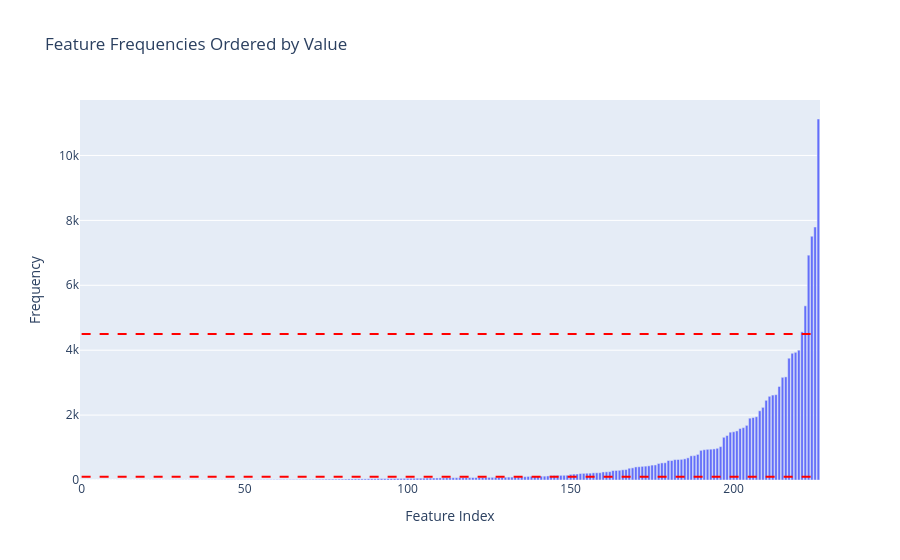

Source (notebook cell):
### Code cell
import plotly.express as px

# Add an index column to the DataFrame
frequency_df_sorted = frequency_df.sort_values(by="Frequency", ascending=True).reset_index(drop=True)
frequency_df_sorted["Index"] = frequency_df_sorted.index

# Create the bar plot
fig = px.bar(
    frequency_df_sorted,
    x="Index",  # Use the index as the x-axis
    y="Frequency",  # Use the frequency as the y-axis
    hover_data={"Feature": True, "Frequency": True},  # Show feature and frequency on hover
    labels={"Index": "Feature Index", "Frequency": "Frequency"},  # Axis labels
    title="Feature Frequencies Ordered by Value"
)

# Add horizontal red lines for lower_bound and upper_bound
lower_bound = 100
upper_bound = 4500

fig.add_shape(
    type="line",
    x0=0, x1=len(frequency_df_sorted) - 1,  # Span the entire x-axis
    y0=lower_bound, y1=lower_bound,  # Horizontal line at lower_bound
    line=dict(color="red", width=2, dash="dash"),  # Red dashed line
    name="Lower Bound"
)

fig.add_shape(
    type="line",
    x0=0, x1=len(frequency_df_sorted) - 1,  # Span the entire x-axis
    y0=upper_bound, y1=upper_bound,  # Horizontal line at upper_bound
    line=dict(color="red", width=2, dash="dash"),  # Red dashed line
    name="Upper Bound"
)

# Update layout for better readability
fig.update_layout(
    xaxis=dict(title="Feature Index"),
    yaxis=dict(title="Frequency"),
    showlegend=False
)

# Show the plot
fig.show()

### Figure 1 — Plotly figure (JSON) as saved in the notebook; plotly's stock layout.template omitted (floating-point values rounded to 4 significant figures; data arrays with more than 128 entries replaced by an {"elided": "..."} marker saying what was removed)
{"data": [{"alignmentgroup": "True", "customdata": {"elided": "227x1 str values"}, "hovertemplate": "Feature Index=%{x}<br>Frequency=%{y}<br>Feature=%{customdata[0]}<extra></extra>", "legendgroup": "", "marker": {"color": "#636efa", "pattern": {"shape": ""}}, "name": "", "offsetgroup": "", "orientation": "v", "showlegend": false, "textposition": "auto", "type": "bar", "x": {"elided": "227 int values"}, "xaxis": "x", "y": {"elided": "227 int values"}, "yaxis": "y"}], "layout": {"barmode": "relative", "legend": {"tracegroupgap": 0}, "shapes": [{"line": {"color": "red", "dash": "dash", "width": 2}, "name": "Lower Bound", "type": "line", "x0": 0, "x1": 226, "y0": 100, "y1": 100}, {"line": {"color": "red", "dash": "dash", "width": 2}, "name": "Upper Bound", "type": "line", "x0": 0, "x1": 226, "y0": 4500, "y1": 4500}], "showlegend": false, "title": {"text": "Feature Frequencies Ordered by Value"}, "xaxis": {"anchor": "y", "domain": [0, 1], "title": {"text": "Feature Index"}}, "yaxis": {"anchor": "x", "domain": [0, 1], "title": {"text": "Frequency"}}}}
